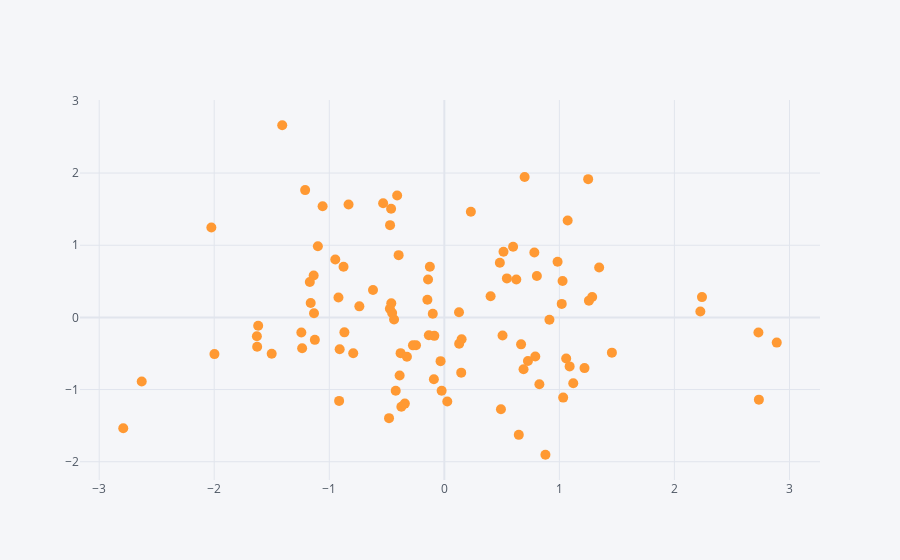

Notebook cell for this chart:
### Code cell
df.iplot(kind='scatter', x='A'  , y= 'B', mode='markers' , size=10 )
